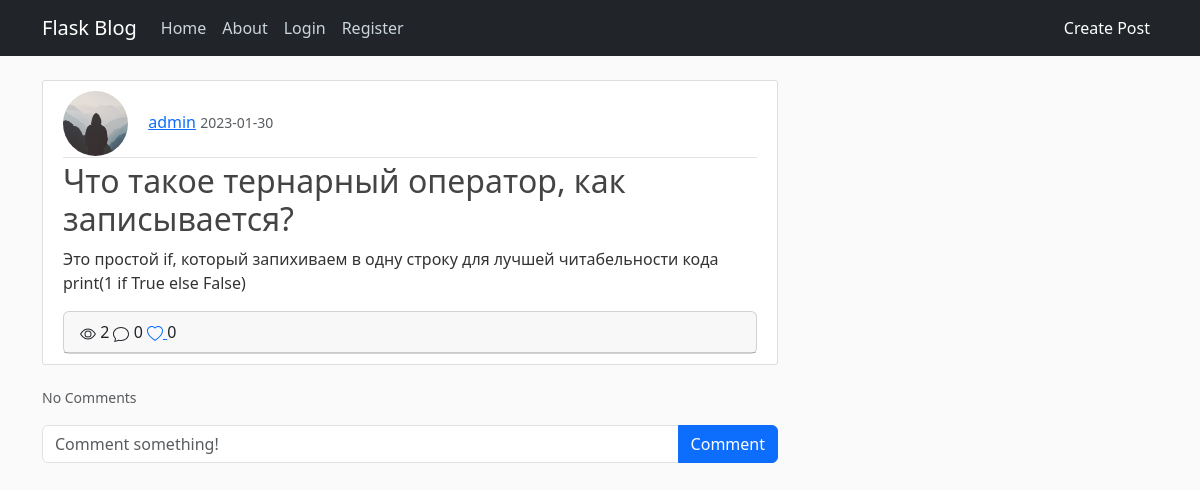
/post/11, run on the app's committed database.
### blog/models.py (models this page shows, shortened)
class User(db.Model, UserMixin):
    id = db.Column(db.Integer, primary_key=True)
    username = db.Column(db.String(20), unique=True, nullable=False)
    email = db.Column(db.String(120), unique=True, nullable=False)
    image_file = db.Column(db.String(20), nullable=False, default='default.jpg')
    password = db.Column(db.String(60), nullable=False)
    posts = db.relationship('Post', backref='user', lazy=True)
    comments = db.relationship('Comment', backref='user', passive_deletes=True)
    likes = db.relationship('Like', backref='user', passive_deletes=True)

class Post(db.Model):
    id = db.Column(db.Integer, primary_key=True)
    title = db.Column(db.String(100), nullable=False)
    date_posted = db.Column(db.DateTime, nullable=False, default=datetime.utcnow)
    content = db.Column(db.Text, nullable=False)
    user_id = db.Column(db.Integer, db.ForeignKey('user.id'), nullable=False)
    views = db.Column(db.Integer, default=0)
    comments = db.relationship('Comment', backref='post', passive_deletes=True)
    likes = db.relationship('Like', backref='post', passive_deletes=True)

### blog/post/views.py (the view)
@post.route('/post/<int:post_id>')
def post_detail(post_id):
    post = Post.query.get_or_404(post_id)
    reviews = Comment.query.filter_by(post_id=post_id)
    post.views += 1
    db.session.commit()
    return render_template('post.html', title=post.title, post=post, reviews=reviews)

### blog/templates/post.html (shortened to what this page needs)
{% extends "base.html" %}
{% block content %}
  <article class="media content-section">
    <div class="media-body">
      <div class="article-metadata">
        <img class="rounded-circle article-img" src="{{ url_for('static', filename='profile_pics/' + post.user.image_file) }}">
        <a class="mr-2" href="#">{{ post.user.username }}</a>
        <small class="text-muted">{{ post.date_posted.strftime('%Y-%m-%d') }}</small>
      </div>
      <h2 class="article-title">{{ post.title }}</h2>
      <p class="article-content">{{ post.content }}</p>
      <div class="card">
       <div class="card-header">
           {{post.views}}
            {{post.comments|length}}
           <a href="/like-post/{{post.id}}">
           </a>
             {{post.likes|length}}
       </div>
      </div>
    </div>
  </article>
      <p class="card-text">
        {% if post.comments|length > 0 %}
        <a data-bs-toggle="collapse" href="#comments-{{post.id}}" role="button">
          <small>View {{post.comments|length}} Comments</small>
        </a>
        {% else %}
        <small class="text-muted">No Comments</small>
        {% endif %}
      </p>
     <form class="input-group mb-3" method="POST" action="/create-comment/{{post.id}}">
        <input
          type="text"
          id="text"
          name="text"
          class="form-control"
          placeholder="Comment something!"
        />
        <button type="submit" class="btn btn-primary">Comment</button>
      </form>
{% endblock content %}

### blog/static/main.css (style rules this page uses)
body { background: #fafafa; color: #333333; margin-top: 5rem; }
h1, h2, h3, h4, h5, h6 { color: #444444; }
.content-section { background: #ffffff; padding: 10px 20px; border: 1px solid #dddddd; border-radius: 3px; margin-bottom: 20px; }
.article-title { color: #444444; }
.article-content { white-space: pre-line; }
.article-img { height: 65px; width: 65px; margin-right: 16px; }
.article-metadata { padding-bottom: 1px; margin-bottom: 4px; border-bottom: 1px solid #e3e3e3 }

### data on the page
User: image_file (placeholder picture), user.username "admin"
Post: date_posted "2023-01-30", title "Что такое тернарный оператор, как записывается?", content "Это простой if, который запихиваем в одну строку для лучшей читабельности кода print(1 if True else False)", views "2"

### other printed values
{{ post.comments|length }} "0"
{{ post.likes|length }} "0"
